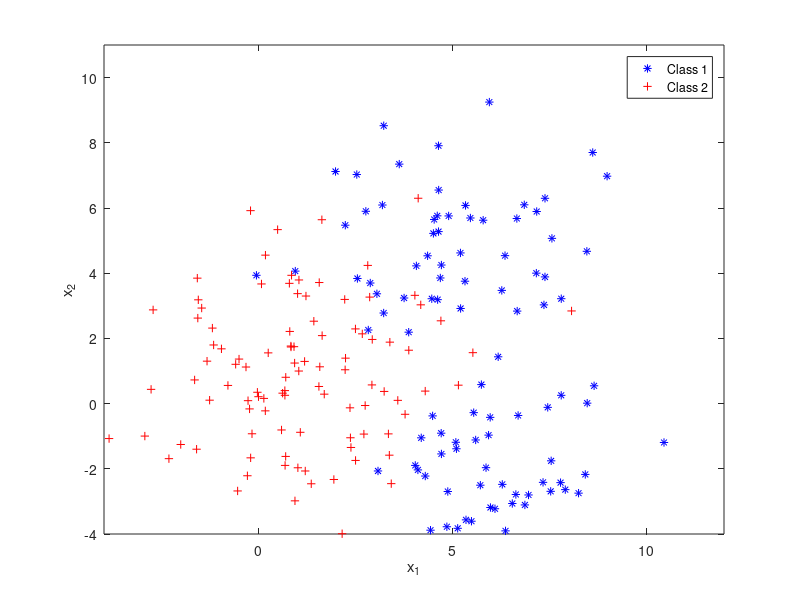

Reproduce this figure in MATLAB. (Note: this script raises an error after producing the figure.)
%% (1) Create Data
clear
clc
close all

% x: input data --> p by M (M: # of observations, p: # of features)
% Class 1
Mu1 = [5 5]; Sigma1 = [3  0.1; 0.1  3];
X1 = mvnrnd(Mu1, Sigma1, 50)';

Mu1 = [6 -2]; Sigma1 = [2  0; 0  2];
X1 = [X1 mvnrnd(Mu1, Sigma1, 50)'];

% Class 2
Mu2 = [1 1]; Sigma2 = [5  0.5; 0.5  5];
X2 = mvnrnd(Mu2, Sigma2, 100)';

x = [X1'; X2']';
t_org = [ones(size(X1,2),1); -1*ones(size(X2,2),1)]';

figure(1)
plot(X1(1,:), X1(2,:), 'b*', 'DisplayName','Class 1');
hold on
plot(X2(1,:), X2(2,:), 'r+', 'DisplayName','Class 2');
hold off
ylabel('x_2'), xlabel('x_1')
axis([-4 12 -4 11])
legend

%% (2) Feedforward Nerual Network (MLP)
% Creating proper output format for MLP
t = [t_org; t_org];
t(1,t(1,:) == -1) = 0;
t(2,t(2,:) == 1) = 0; t(2,t(2,:) == -1) = 1;

% Choose a Training Function
% For a list of all training functions type: help nntrain
% 'trainlm' is usually fastest.
% 'trainbr' takes longer but may be better for challenging problems.
% 'trainscg' uses less memory. Suitable in low memory situations.
% 'traingdm'
% 'traingda'
% 'traingdx'
trainFcn = 'trainlm';  % Levenberg-Marquardt backpropagation.

%%%% Create a Network
hiddenLayerSize = 10;
% Use 'fitnet' Function
net = fitnet(hiddenLayerSize,trainFcn);

% Choose Input and Output Pre/Post-Processing Functions
% For a list of all processing functions type: help nnprocess
net.input.processFcns = {'removeconstantrows','mapminmax'};
net.output.processFcns = {'removeconstantrows','mapminmax'};

% Setup Division of Data for Training, Validation, Testing
net.divideFcn = 'dividerand';  % Divide data randomly
net.divideMode = 'sample';  % Divide up every sample
net.divideParam.trainRatio = 100/100;
net.divideParam.valRatio = 0/100;
net.divideParam.testRatio = 0/100;

% Choose a Performance Function

net.performFcn = 'mse';  % Mean Squared Error

% Choose Plot Functions
net.plotFcns = {'plotperform','plottrainstate','ploterrhist', ...
    'plotregression', 'plotfit'};

% Set Advanced Training Parameters
net.trainParam.showWindow = true;
net.trainParam.showCommandLine = false;
net.trainParam.epochs = 1000;
net.trainParam.goal = 0;

% Train the Network
[net,tr] = train(net,x,t);

% Test the Network
y = net(x);

% Plot
figure, plotconfusion(t, y, 'All Data');
title('Performance of MATLAB MLP Implementation')

clearvars -except x t_org

%% (3) MLP Training with Backpropagation, Your Code
% Creating proper output format for MLP
t = [t_org; t_org];
t(1,t(1,:) == -1) = 0;
t(2,t(2,:) == 1) = 0; t(2,t(2,:) == -1) = 1;

%%%% Initialize Parameters
% Number of Features
NumFeatures  = size(x,1);
% Number of artificial neurons in the hidden layer
hiddenLayerSize = 10;
% Number of Classes
NumClasses = 2;


%%% In this section you will implement a two layer MLP for classification
% STEP 1: Complete function named " RandomInitialWeights_Incomplete" to initialize MLP weights randomly
Initial_theta1 = RandomInitialWeights_Incomplete(NumFeatures, hiddenLayerSize);
Initial_theta2 = RandomInitialWeights_Incomplete(hiddenLayerSize, NumClasses);

% STEP 2:Unroll Initial Parameters
ANN_Initial_Weights = [Initial_theta1(:) ; Initial_theta2(:)];

% STEP 3: Implement a function to perfome "feedforward" and "back" propagation
% using MLP wieghts, "ANN_Weights", and return objective value and gradients
lambda = 0; % Regularization Weight

[J, GradJ] = MyANNObjecFunction_Incomplete(ANN_Initial_Weights, NumFeatures, hiddenLayerSize, ...
    NumClasses, x, t, lambda);

% At this point, we have all the functions required for training MLP with
% Back-Propagation Algrithm.

% STEP 4: Use "fminunc" to find MLP wieghts which minimizes the objectve
% function value
options = optimoptions('fminunc', ...
    'Algorithm','trust-region', ... % choices are: quasi-newton OR trust-region
    'SpecifyObjectiveGradient', true, ...
    'Display','iter', ...
    'MaxIterations', 150);
% Objective Function for "fminunc"
Objective = @(ANN_Weights) MyANNObjecFunction_Incomplete(ANN_Weights, ...
    NumFeatures, hiddenLayerSize, NumClasses, x, t, lambda);

% Apply "fminunc" to find optimal MLP parameters
ANN_Weights = fminunc(Objective, ANN_Initial_Weights, options);

% STEP 5: Obtain input-to-hidden layer weight (theta1) hidden-to-output
% layer weight (theta2) matrix fron unrolled ANN parameters
theta1 = reshape(ANN_Weights(1:hiddenLayerSize * (NumFeatures + 1)), ...
    hiddenLayerSize, (NumFeatures + 1));
theta2 = reshape(ANN_Weights((1 + (hiddenLayerSize * (NumFeatures + 1))):end), ...
    NumClasses, (hiddenLayerSize + 1));

% Step 6: Estimate Outputs Using the Obtained Optimized MLP Weights
y = PredictMLPOutputs(theta1, theta2, x);

% Plot
figure, plotconfusion(t, y, 'All Data')
title('Performance of Your MLP Implementation')

clearvars -except x t_org
